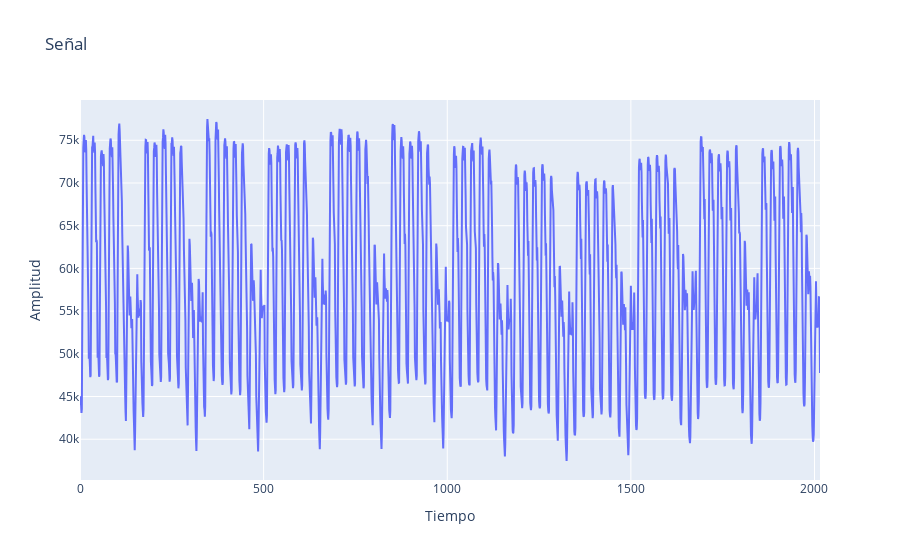
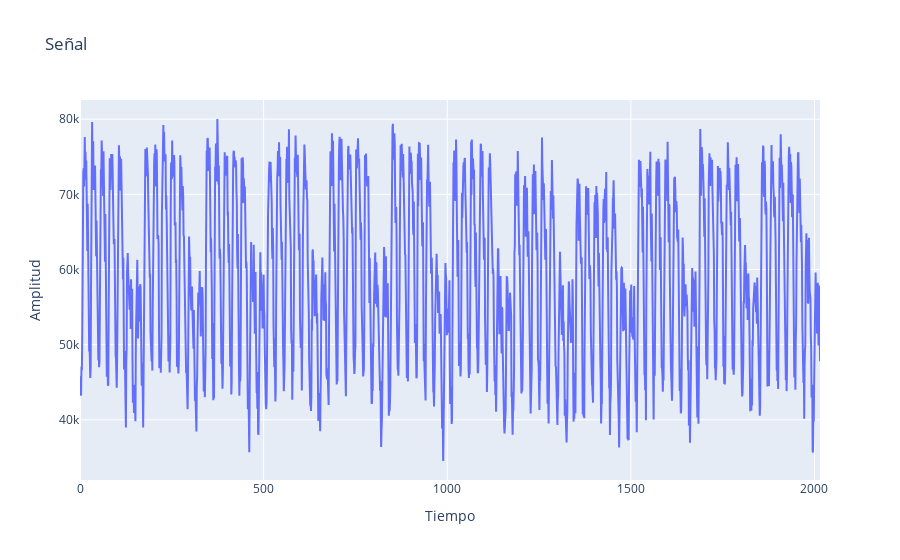
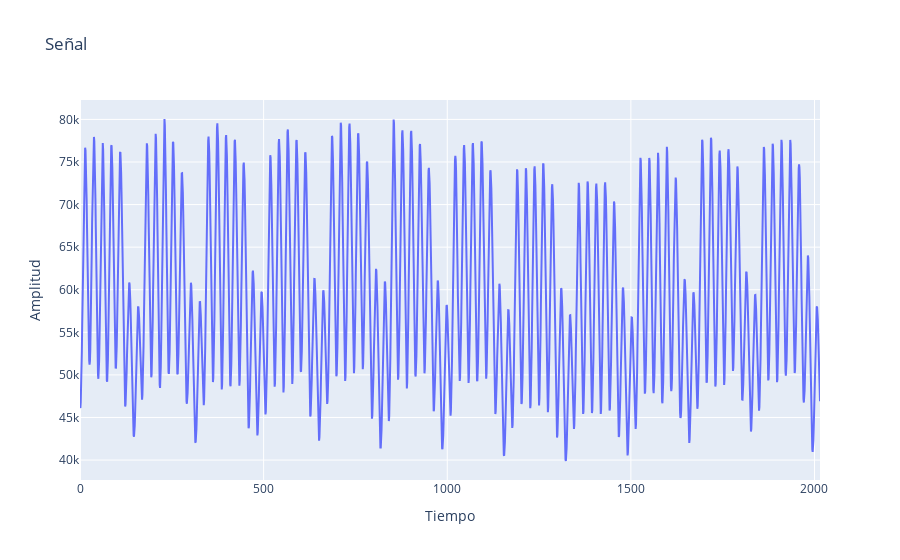

Source (notebook cell) for these figures, in order:
### Code cell
plot_signal(df,columna) #original
plot_signal(df_ruido, columna) #con ruido
plot_signal(df_demanda_denoised,columna) #sin ruido

### Figure 1 — Plotly figure (JSON) as saved in the notebook; plotly's stock layout.template omitted (floating-point values rounded to 4 significant figures; data arrays with more than 128 entries replaced by an {"elided": "..."} marker saying what was removed)
{"data": [{"mode": "lines", "name": "Señal", "type": "scatter", "x": {"elided": "2016 int values"}, "y": {"elided": "2016 int values"}}], "layout": {"title": {"text": "Señal"}, "xaxis": {"title": {"text": "Tiempo"}}, "yaxis": {"title": {"text": "Amplitud"}}}}

### Figure 2 — Plotly figure (JSON) as saved in the notebook; plotly's stock layout.template omitted (floating-point values rounded to 4 significant figures; data arrays with more than 128 entries replaced by an {"elided": "..."} marker saying what was removed)
{"data": [{"mode": "lines", "name": "Señal", "type": "scatter", "x": {"elided": "2016 int values"}, "y": {"elided": "2016 float values"}}], "layout": {"title": {"text": "Señal"}, "xaxis": {"title": {"text": "Tiempo"}}, "yaxis": {"title": {"text": "Amplitud"}}}}

### Figure 3 — Plotly figure (JSON) as saved in the notebook; plotly's stock layout.template omitted (floating-point values rounded to 4 significant figures; data arrays with more than 128 entries replaced by an {"elided": "..."} marker saying what was removed)
{"data": [{"mode": "lines", "name": "Señal", "type": "scatter", "x": {"elided": "2016 int values"}, "y": {"elided": "2016 float values"}}], "layout": {"title": {"text": "Señal"}, "xaxis": {"title": {"text": "Tiempo"}}, "yaxis": {"title": {"text": "Amplitud"}}}}
